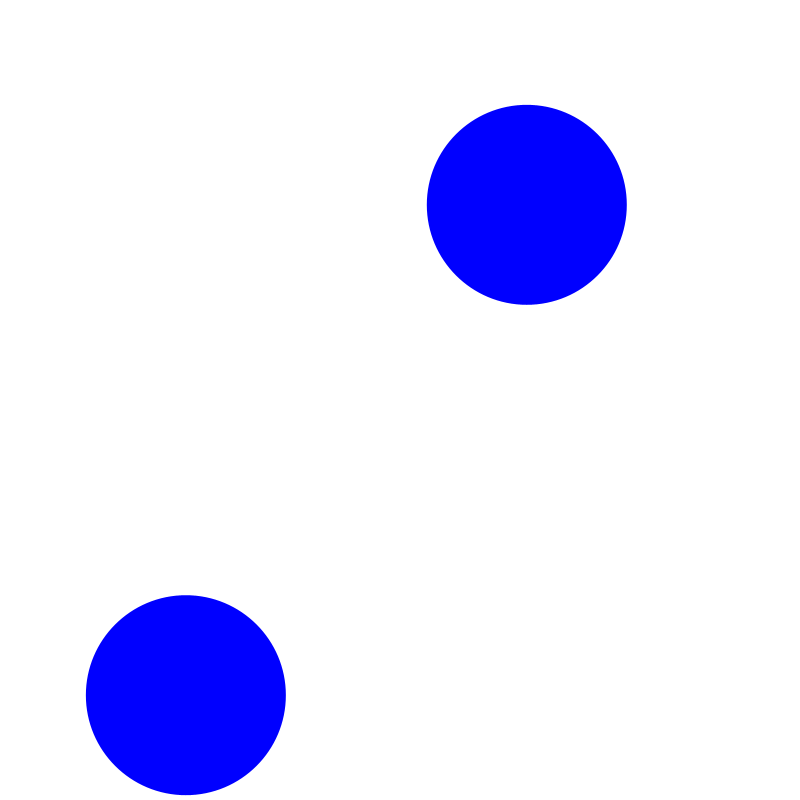
Frame 1 (no input)
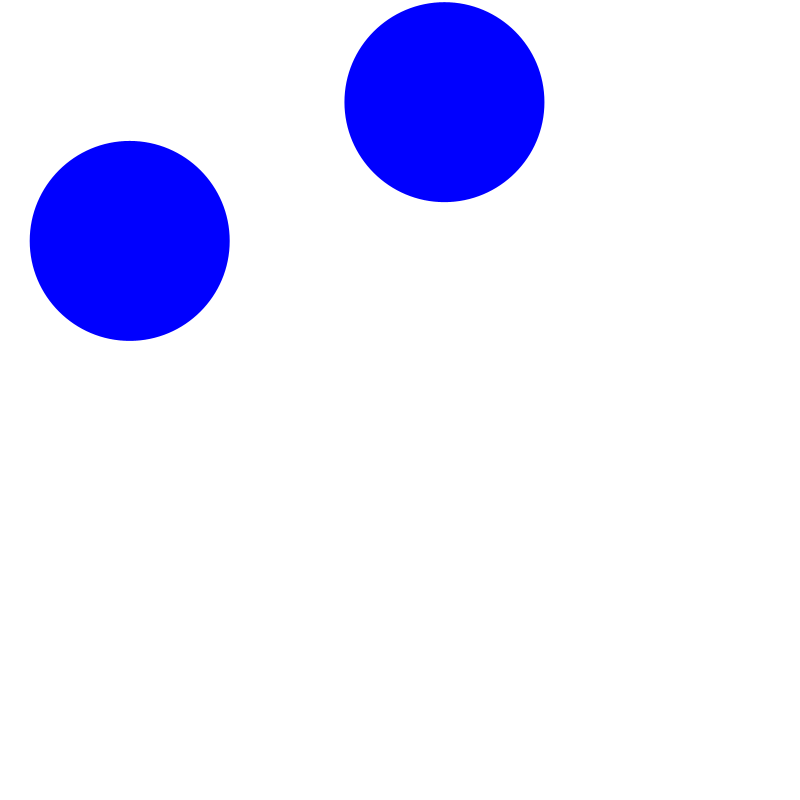
Frame 60 (the mouse pressed at the canvas centre just before this capture)
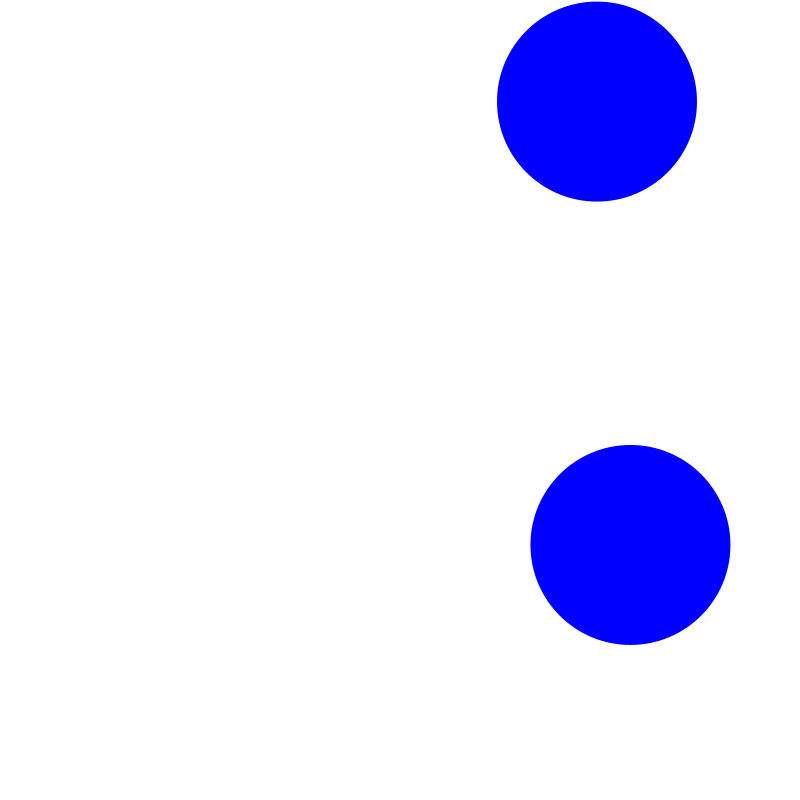
Frame 120 (the mouse held since frame 60 and released just before this capture)

The Processing sketch that drew these frames (run headless with seeded random() and noise(); from frame 60 on, the mouse is pressed at the canvas centre):

// Processing sketch: ParticulasCol
// ── ParticulasCol.pde
class Particula {
  
  PVector posicion;
  PVector velocidad;
  ArrayList<PVector> traza;
  
  float R = 100;
  int max_traza = 25;
  color c = color(0, 0, 255);

  Particula(float x, float y, float vx, float vy) {
    posicion = new PVector(x, y);
    velocidad = new PVector(vx, vy);
    traza = new ArrayList<PVector>();
  }

  void update() {
    
    // Actualizamos la velocidad vertical
    velocidad.y += g*dt;
    
    // Rebota contras las paredes
    if (posicion.x < R || posicion.x > width - R) {
      velocidad.x *= -1;
      posicion.x = constrain(posicion.x, R, width - R);
    }
    if (posicion.y < R || posicion.y > height - R) {
      velocidad.y *= -1;
      posicion.y = constrain(posicion.y, R, height - R);
    }
    
    // Movemos la partícula
    posicion.add(velocidad.mult(dt));

    // Guardamos la posición
    traza.add(posicion.copy());
    if (traza.size() > max_traza) {
      traza.remove(0);
    } 
    
  }

  // Checa colision con otra partícula
  void checar_colision(Particula otra) {
    
    PVector diff = PVector.sub(posicion, otra.posicion);
    float dist = diff.mag();
    float min_dist = R + otra.R;

    if (dist < min_dist && dist > 0) {
      PVector collisionNormal = diff.copy().normalize();

      // Ajustamos las partículas para que apenas se estén tocando
      float overlap = (min_dist - dist) / 2;
      posicion.add(collisionNormal.copy().mult(overlap));
      otra.posicion.sub(collisionNormal.copy().mult(overlap));

      PVector relativeVelocity = PVector.sub(velocidad, otra.velocidad);
      float velAlongNormal = relativeVelocity.dot(collisionNormal);

      if (velAlongNormal > 0) return;

      float impulse = (2 * velAlongNormal) / 2;
      PVector impulseVector = collisionNormal.mult(impulse);

      velocidad.sub(impulseVector);
      otra.velocidad.add(impulseVector);

    }

  }

  void display() {
    //for (int i = 0; i < traza.size(); i++) {
    //  float alpha = map(i, 0, traza.size(), 0, 255);
    //  fill(red(c), green(c), blue(c), alpha * 0.5); // Transparent trail
    //  float size = map(i, 0, traza.size(), R * 0.4, R * 1.2);
    //  PVector p = traza.get(i);
    //  circle(p.x, p.y, size);
    //}    
    fill(0, 0, 255);
    noStroke();
    circle(posicion.x, posicion.y, 2*R);
  }

}

// Variables globales
ArrayList<Particula> particulas;
int num_particulas = 2;
float dt = 1.0;
float g = 0.0;

void setup() {
  
  size(800, 800);
  
  float vel = 10;
  particulas = new ArrayList<Particula>();
  for (int i = 0; i < num_particulas; i++) {
    float x = random(0, width);
    float y = random(0, height);
    float dir = random(0, 2*PI);
    float vx = vel * cos(dir);
    float vy = vel * sin(dir);
    particulas.add(new Particula(x, y, vx, vy));
  }

}

void draw() {
  background(255);
  
  for (Particula p : particulas) {
    p.update();
  }
  
  // Handle collisions
  for (int i = 0; i < num_particulas; i++) {
    Particula a = particulas.get(i);
    for (int j = i + 1; j < num_particulas; j++) {
      Particula b = particulas.get(j);
      a.checar_colision(b);
    }
  }
   
  for (Particula p : particulas) {
    p.display();
  }
  
  
}
